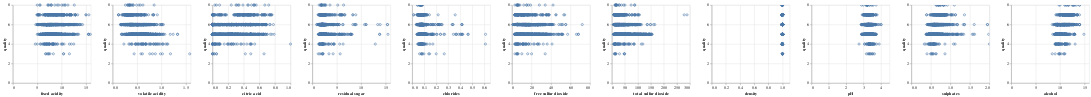

Notebook cell for this chart:
### Code cell
fields = ['fixed acidity', 'volatile acidity', 'citric acid', 'residual sugar', 'chlorides', 'free sulfur dioxide', 'total sulfur dioxide', 'density', 'pH', 'sulphates', 'alcohol']

alt.Chart(df).mark_point().encode(
    alt.X(alt.repeat("column"), type='quantitative'),
    alt.Y("quality"),
).properties(
    width=200,
    height=200
).repeat(
    column=fields,
).interactive()

### Figure 1 — Vega-Lite specification as saved in the notebook (floating-point values rounded to 4 significant figures; data arrays with more than 128 entries replaced by an {"elided": "..."} marker saying what was removed)
{"config": {"view": {"continuousWidth": 300, "continuousHeight": 300}}, "repeat": {"column": ["fixed acidity", "volatile acidity", "citric acid", "residual sugar", "chlorides", "free sulfur dioxide", "total sulfur dioxide", "density", "pH", "sulphates", "alcohol"]}, "spec": {"data": {"name": "data-5c8f0885d7f7289e80647f560744d127"}, "mark": {"type": "point"}, "encoding": {"x": {"field": {"repeat": "column"}, "type": "quantitative"}, "y": {"field": "quality", "type": "quantitative"}}, "height": 200, "name": "view_13", "width": 200}, "params": [{"name": "param_13", "select": {"type": "interval", "encodings": ["x", "y"]}, "bind": "scales", "views": ["view_13_child__column_fixed acidity", "view_13_child__column_volatile acidity", "view_13_child__column_citric acid", "view_13_child__column_residual sugar", "view_13_child__column_chlorides", "view_13_child__column_free sulfur dioxide", "view_13_child__column_total sulfur dioxide", "view_13_child__column_density", "view_13_child__column_pH", "view_13_child__column_sulphates", "view_13_child__column_alcohol"]}], "$schema": "https://vega.github.io/schema/vega-lite/v5.20.1.json", "datasets": {"data-5c8f0885d7f7289e80647f560744d127": {"elided": "1599 records"}}}
